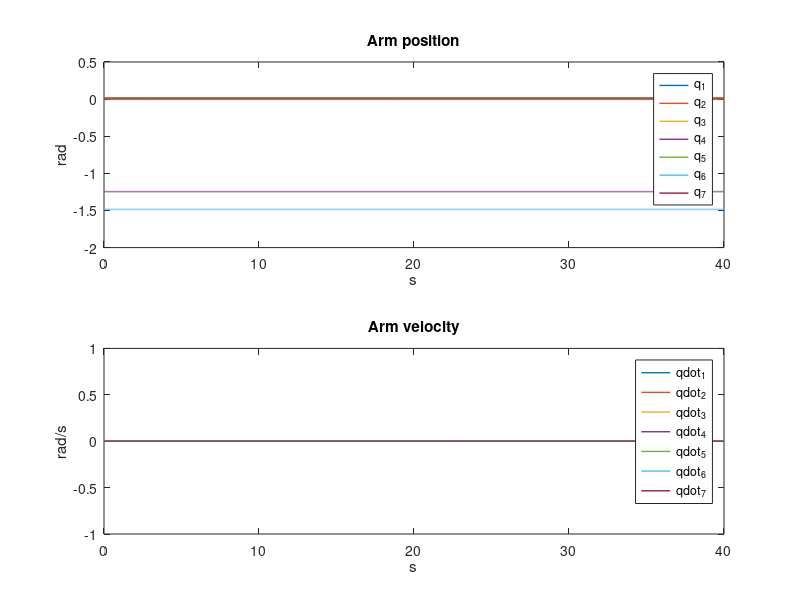
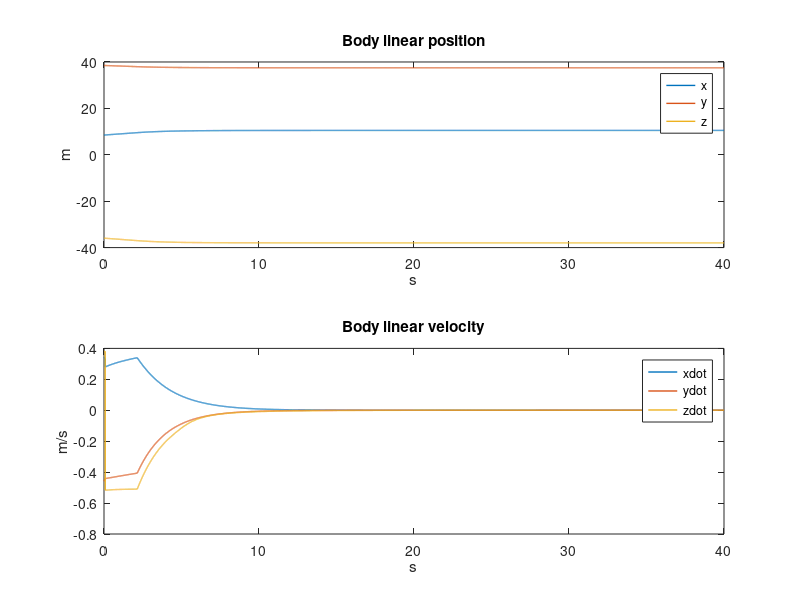
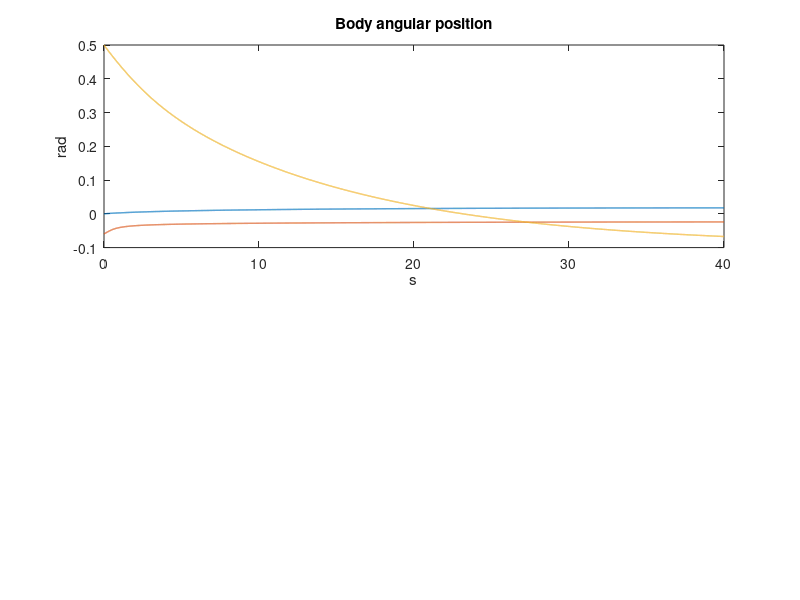

Here is the MATLAB script that generated these plots, in order: (Note: this script raises an error after producing the figures.)
load("plots.mat")

figure(1);
subplot(2,1,1);
hplot = plot(plt.t, plt.q);
set(hplot, 'LineWidth', 1);
legend('q_1','q_2','q_3','q_4','q_5','q_6','q_7');
title("Arm position");
xlabel("s")
ylabel("rad")
subplot(2,1,2);
hplot = plot(plt.t, plt.q_dot);
set(hplot, 'LineWidth', 1);
legend('qdot_1','qdot_2','qdot_3','qdot_4','qdot_5','qdot_6','qdot_7');
xlabel("s")
ylabel("rad/s")
title("Arm velocity");

figure(2);
subplot(2,1,1);
hplot = plot(plt.t, plt.p(1:3, :));
set(hplot, 'LineWidth', 1);
legend('x','y','z');
xlabel("s")
ylabel("m")
title("Body linear position");
subplot(2,1,2);
hplot = plot(plt.t, plt.p_dot(1:3, :));
set(hplot, 'LineWidth', 1);
legend('xdot', 'ydot','zdot');
xlabel("s")
ylabel("m/s")
title("Body linear velocity");

figure(3);
subplot(2,1,1);
hplot = plot(plt.t, plt.p(4:6, :));
set(hplot, 'LineWidth', 1);
xlabel("s")
ylabel("rad")
title("Body angular position");
setLabels(gca,plt)
legend('roll','pitch','yaw','Phase Transition');
subplot(2,1,2);
hplot = plot(plt.t, plt.p_dot(4:6, :));
set(hplot, 'LineWidth', 1);
xlabel("s")
ylabel("rad/s")
title("Body angular velocity");
setLabels(gca, plt)
legend('omega_x','omega_y','omega_z','Phase Transition');

figure(4);
subplot(1,1,1);
% This was necessary because of the wrong initialization of the sensor distance
plt.activationFunctions(1,1:100) = zeros(1, 100);
hplot = plot(plt.t, plt.activationFunctions);
set(hplot, 'LineWidth', 4);
nameArray = {'LineStyle'};
valueArray = transpose({'-','-','--',':','--',':'});
colorArray = {'Color'};
colorNames = transpose({'#77AC30','#D95319','m','c','b','r'});
lineArray = {'LineWidth'};
lineVals = transpose({4,2.5,4,4,4,4});
set(hplot, nameArray, valueArray)
set(hplot, colorArray, colorNames)
set(hplot, lineArray, lineVals)
setLabels(gca, plt)
xlabel("s")
legend("Altitude control", "Horizontal attitude", "Vehicle position", "Heading control", "Arm control", "No movement", "Phase transition");
title("Activation Functions")

figure(5);
subplot(2,1,1);
hplot = plot(plt.t, plt.misalignmentToNodule);
set(hplot, 'LineWidth', 1);
title("Misalignment on the z axis")
xlabel("s")
ylabel("rad")
setLabels(gca, plt)
legend("Misalignment z", "Phase transition");
subplot(2,1,2);
hplot = plot(plt.t, plt.altitudeError);
set(hplot, 'LineWidth', 1);
xlabel("s")
ylabel("m")
title("Altitude error")
setLabels(gca, plt)
legend("Misalignment z", "Phase transition");

figure(6)
subplot(2,1,1);
hplot = plot(plt.t, plt.toolToNodule(4:6,:));
set(hplot, 'LineWidth', 1);
xlabel("s")
ylabel("m")
title("Linear distance to nodule")
setLabels(gca, plt)
yline(0)
legend('Linear distance to nodule X', 'Linear distance to nodule Y', 'Linear distance to nodule Z', 'Phase transition');
subplot(2,1,2);
hplot = plot(plt.t, plt.toolToNodule(1:3,:));
set(hplot, 'LineWidth', 1);
xlabel("s")
ylabel("rad")
title("Angular distance to nodule")
setLabels(gca, plt)
yline(0)
legend('Angular distance to nodule X', 'Angular distance to nodule Y', 'Angular distance to nodule Z', 'Phase transition');

figure(7)
hplot = plot(plt.t, plt.q_dot);
set(hplot, 'LineWidth', 1);
xlabel("s")
ylabel("rad/s")
title("Arm velocity");
setLabels(gca, plt)
legend('qdot_1','qdot_2','qdot_3','qdot_4','qdot_5','qdot_6','qdot_7',"Phase Transition");

figure(8)
hplot = plot(plt.t, plt.p_dot(1:3, :));
set(hplot, 'LineWidth', 1);
xlabel("s")
ylabel("m/s")
title("Body linear velocity");
setLabels(gca, plt)
legend('xdot', 'ydot','zdot', "Phase Transition");

function setLabels(currentAxis, plt)
    if length(plt.transitionTimes) == 2
        xline(plt.transitionTimes, 'k--', 'LineWidth', 2, 'DisplayName', "Phase Transition");
        insert = @(a, x, n)cat(2,  x(1:n), a, x(n+1:end));
        auxArr = sort([0:5:plt.t(end), plt.transitionTimes]);
        strLabels=arrayfun(@(a)num2str(a),(0:5:plt.t(end)),'uni',0);
        strLabels = insert('Phase 1', strLabels, max(1, find(auxArr == plt.transitionTimes(1))-1));
        strLabels = insert('Phase 2', strLabels, max(1,find(auxArr == plt.transitionTimes(2))-1));
        strLabels(find(auxArr == 20)) = {""};
        auxLabels = strLabels';
        set(currentAxis, 'xtick', auxArr, 'xticklabel', auxLabels)
        xtickangle(45)
    end
    set(currentAxis,'fontsize',20)
end
